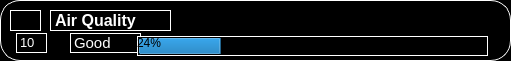
     <widget class="QWidget" name="widget_18" native="true">
      <property name="geometry">
       <rect>
        <x>10</x>
        <y>70</y>
        <width>511</width>
        <height>61</height>
       </rect>
      </property>
      <property name="styleSheet">
       <string notr="true">background-color:rgb(0, 0, 0);
border-color: rgb(243, 243, 243);
border-radius: 20px ;
border-width: 5rem;
border: 1px solid  rgb(255, 255, 255);</string>
      </property>
      <widget class="QLabel" name="label_10">
       <property name="geometry">
        <rect>
         <x>10</x>
         <y>10</y>
         <width>31</width>
         <height>21</height>
        </rect>
       </property>
       <property name="styleSheet">
        <string notr="true">image: url(:/newPrefix/icons8-air-50.jpg);
border: 1rem solid black;</string>
       </property>
       <property name="text">
        <string/>
       </property>
      </widget>
      <widget class="QLabel" name="label_18">
       <property name="geometry">
        <rect>
         <x>50</x>
         <y>10</y>
         <width>121</width>
         <height>21</height>
        </rect>
       </property>
       <property name="styleSheet">
        <string notr="true">border: 1rem solid black;
font-family: 'Courier New';
font-style: normal;
font-weight: 700;
font-size: 16px;
line-height: 18px;
color: #F6F7FA;
</string>
       </property>
       <property name="text">
        <string>&lt;html&gt;&lt;head/&gt;&lt;body&gt;&lt;p&gt;&lt;span style=&quot; font-size:12pt; font-weight:600; color:#ffffff;&quot;&gt;Air Quality&lt;/span&gt;&lt;/p&gt;&lt;/body&gt;&lt;/html&gt;</string>
       </property>
      </widget>
      <widget class="QLabel" name="label_52">
       <property name="geometry">
        <rect>
         <x>16</x>
         <y>33</y>
         <width>31</width>
         <height>20</height>
        </rect>
       </property>
       <property name="styleSheet">
        <string notr="true">border: 1rem solid black;</string>
       </property>
       <property name="text">
        <string>&lt;html&gt;&lt;head/&gt;&lt;body&gt;&lt;p&gt;&lt;span style=&quot; font-size:10pt; color:#ffffff;&quot;&gt;10&lt;/span&gt;&lt;/p&gt;&lt;/body&gt;&lt;/html&gt;</string>
       </property>
      </widget>
      <widget class="QLabel" name="label_101">
       <property name="geometry">
        <rect>
         <x>70</x>
         <y>33</y>
         <width>71</width>
         <height>20</height>
        </rect>
       </property>
       <property name="styleSheet">
        <string notr="true">border: 1rem solid black;</string>
       </property>
       <property name="text">
        <string>&lt;html&gt;&lt;head/&gt;&lt;body&gt;&lt;p&gt;&lt;span style=&quot; font-size:11pt; color:#ffffff;&quot;&gt;Good&lt;/span&gt;&lt;/p&gt;&lt;/body&gt;&lt;/html&gt;</string>
       </property>
      </widget>
      <widget class="QProgressBar" name="progressBar_4">
       <property name="geometry">
        <rect>
         <x>137</x>
         <y>36</y>
         <width>351</width>
         <height>20</height>
        </rect>
       </property>
       <property name="value">
        <number>24</number>
       </property>
      </widget>
     </widget>
